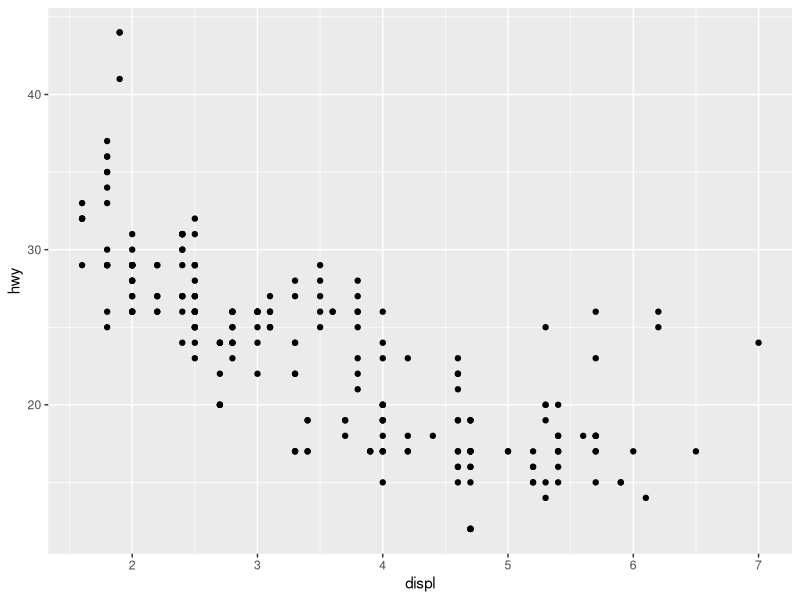
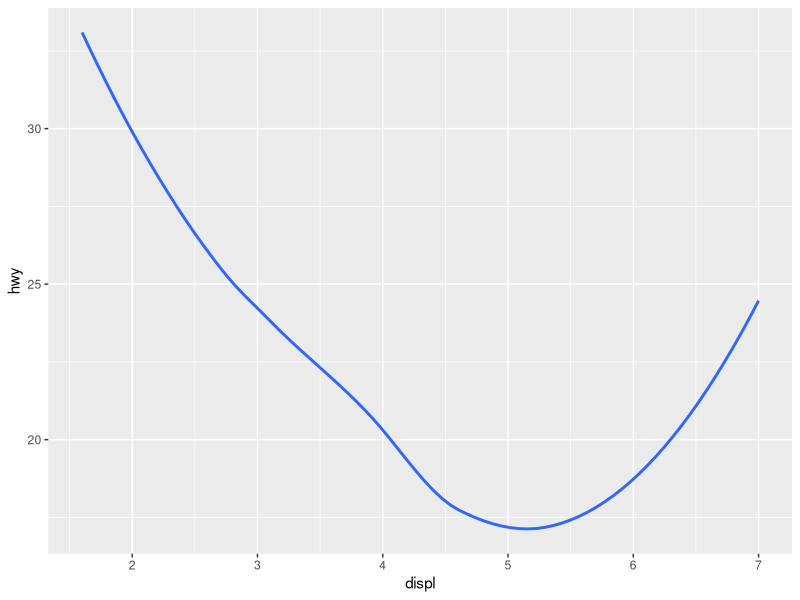
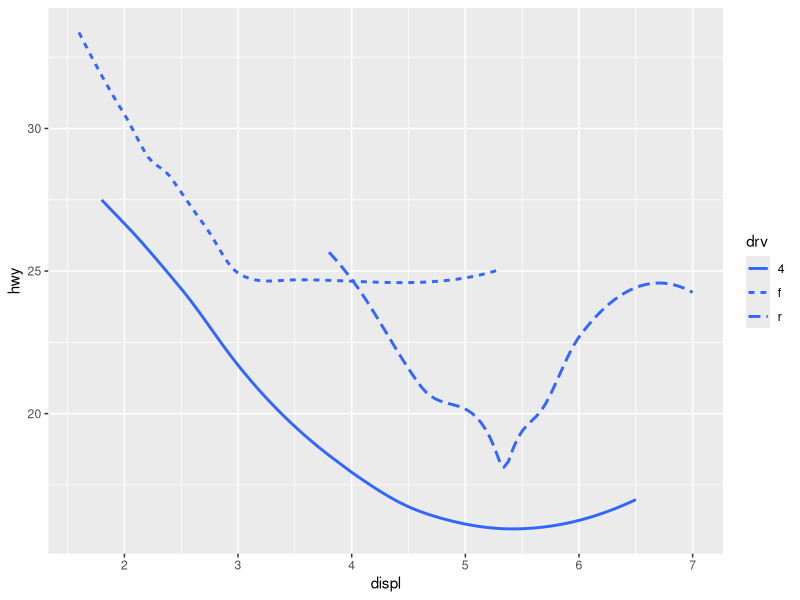
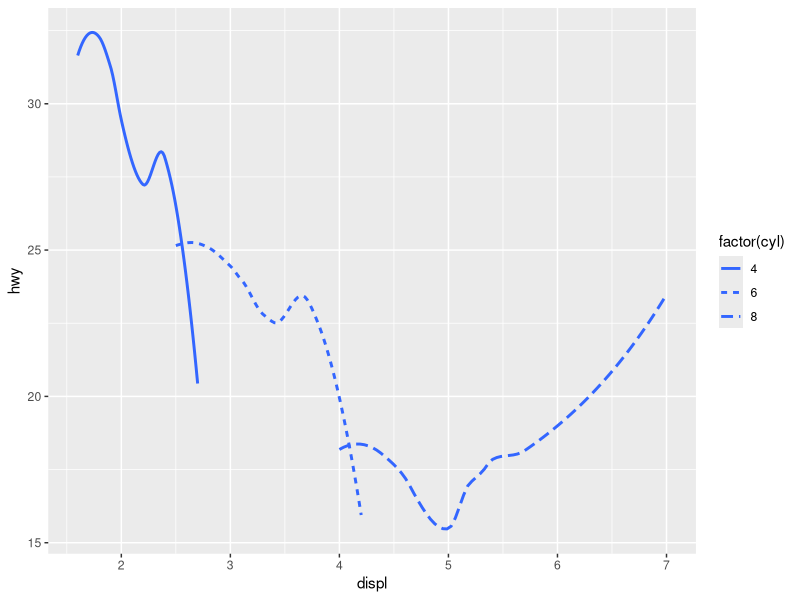

These charts were generated, in order, by the following R code: (Note: this script raises an error after producing the figures.)
## ---- chunk 1
library(ggplot2)
## ---- chunk 2
data('mpg')
mpgData= mpg
str(mpgData)
## ---- chunk 3
head(mpgData, 5)
## ---- chunk 4
p1 = ggplot(data = mpgData) +
  geom_point(mapping = aes(x = displ, y = hwy))
p1
## ---- chunk 5
p2 = ggplot(data = mpgData) +
  geom_smooth(mapping = aes(x = displ, y = hwy), se = FALSE)
p2
## ---- chunk 6
p3 = ggplot(data = mpgData) +
  geom_smooth(mapping = aes(x = displ, y = hwy, linetype = drv), se = FALSE)
p3
## ---- chunk 7
p3 = ggplot(data = mpgData) +
  geom_smooth(mapping = aes(x = displ, y = hwy, linetype = factor(cyl)), se = FALSE)
p3
## ---- chunk 8
p4 = ggplot(data = mpgData, mapping = aes(x= displ, y = hwy)) + geom_point(mapping =
aes(color = factor(cyl))) + geom_smooth(data = filter(mpgData, class == 'subcompact'), se
= FALSE)
p4

## ---- chunk 9
p6 = ggplot(data = mpgData) +
  geom_bar(mapping = aes(x = cyl), fill = 'hotpink4')
p6
## ---- chunk 10
p6 = ggplot(data = mpgData) +
  geom_boxplot(mapping = aes(x = factor(cyl), y = hwy)) 
p6
## ---- chunk 11
p6 = ggplot(data = mpgData) +
  geom_boxplot(mapping = aes(x = factor(cyl), y = hwy), outlier.color = 'red4', outlier.shape = 8, outlier.size = 4) 
p6

## ---- chunk 12
df = data.frame(
  gender = factor(rep(c('F', 'M'), each = 200)), height = round(c(rnorm(200, mean = 60, sd = 10), rnorm(200, mean = 70, sd = 6)))
  )
print(df)
## ---- chunk 13
str(df)
## ---- chunk 14
p7 = ggplot(data = df) +
  geom_histogram(mapping = aes(x = height), fill = 'palegreen4')
p7
## ---- chunk 15
p8 = ggplot(df, aes(x = height)) +
  geom_histogram(binwidth = 2, color = 'black', fill = 'forestgreen')
p8
## ---- chunk 16
p9 = ggplot(df, aes(x = height, color = gender)) +
  geom_histogram(fill = 'white')
p9
## ---- chunk 17
p9 = ggplot(df, aes(x = height, color = gender)) +
  geom_histogram(fill = 'white', alpha = 0.1, position = 'identity')
p9
